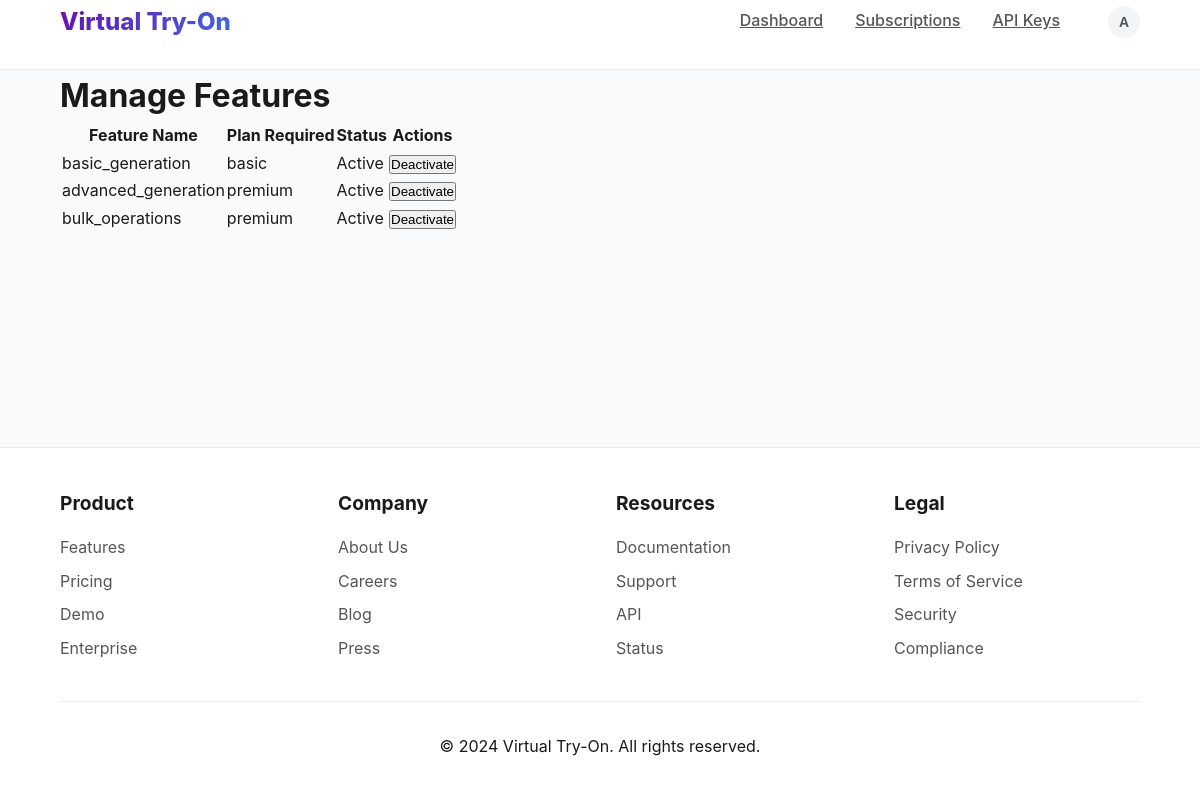
The page /admin/features (signed in) on the database its author committed.
### app/core/models.py (models this page shows, shortened)
class User(UserMixin, db.Model):
    id = db.Column(db.Integer, primary_key=True)
    email = db.Column(db.String(120), unique=True, nullable=False)
    password_hash = db.Column(db.String(255), nullable=False)
    role = db.Column(db.String(20), nullable=False)  # Roles: admin, store, customer
    store_id = db.Column(db.Integer, db.ForeignKey('store.id'), nullable=True)  # Nullable for general customers
    credit_balance = db.Column(db.Integer, default=0)  # Added credit balance for all users
    created_at = db.Column(db.DateTime, default=db.func.current_timestamp())

class Feature(db.Model):
    id = db.Column(db.Integer, primary_key=True)
    name = db.Column(db.String(50), nullable=False)
    description = db.Column(db.String(255), nullable=False)
    plan_required = db.Column(db.String(20), nullable=False)  # basic or premium
    is_active = db.Column(db.Boolean, default=True)

### app/admin/routes.py (the view, shortened to what this page needs)
@admin_bp.route('/features', methods=['GET', 'POST'])
@login_required
def features():
    if current_user.role != 'admin':
        return jsonify({'error': 'Unauthorized access'}), 403
    features = Feature.query.all()
    return render_template('admin/features.html', features=features)

### app/__init__.py (called while the page is built)
@login_manager.user_loader
def load_user(user_id):
    from app.core.models import User
    return User.query.get(int(user_id))

### app/templates/admin/features.html (shortened to what this page needs)
{% extends "shared/base.html" %}
{% block content %}
<div class="container mx-auto px-4 py-8">
    <h1 class="text-2xl font-bold mb-6">Manage Features</h1>
    <div class="bg-white shadow rounded-lg p-6">
        <table class="min-w-full table-auto text-left border-collapse border border-gray-200">
            <thead class="bg-gray-100">
                <tr>
                    <th class="py-2 px-4 border border-gray-200">Feature Name</th>
                    <th class="py-2 px-4 border border-gray-200">Plan Required</th>
                    <th class="py-2 px-4 border border-gray-200">Status</th>
                    <th class="py-2 px-4 border border-gray-200">Actions</th>
                </tr>
            </thead>
            <tbody>
                {% for feature in features %}
                <tr>
                    <td class="py-2 px-4 border border-gray-200">{{ feature.name }}</td>
                    <td class="py-2 px-4 border border-gray-200">{{ feature.plan_required }}</td>
                    <td class="py-2 px-4 border border-gray-200">
                        <span class="{% if feature.is_active %}text-green-600{% else %}text-red-600{% endif %}">
                            {{ 'Active' if feature.is_active else 'Inactive' }}
                        </span>
                    </td>
                    <td class="py-2 px-4 border border-gray-200">
                        <form action="{{ url_for('admin.features') }}" method="POST" class="inline">
                            <button type="submit" class="text-sm px-3 py-2 rounded-lg bg-blue-500 text-white hover:bg-blue-600">
                                {{ 'Activate' if not feature.is_active else 'Deactivate' }}
                            </button>
                        </form>
                    </td>
                </tr>
                {% endfor %}
            </tbody>
        </table>
    </div>
</div>
{% endblock %}

### app/templates/shared/base.html (shortened to what this page needs)
<!DOCTYPE html>
<html lang="en">
<head>
</head>
<body>
 <header>
    <div class="container">
      <nav>
        <a href="/" class="logo">Virtual Try-On</a>
        <div class="nav-links" id="nav-links">
          {% if current_user.is_authenticated %}
            {% if current_user.role == 'admin' %}
              <a href="{{ url_for('admin.dashboard') }}" class="nav-link">Dashboard</a>
              <a href="{{ url_for('admin.subscriptions') }}" class="nav-link">Subscriptions</a>
              <a href="{{ url_for('admin.api_keys') }}" class="nav-link">API Keys</a>
            {% endif %}
            <div class="user-menu">
              <button class="user-avatar" id="user-menu-button">
                <span>{{ current_user.email[0].upper() }}</span>
              </button>
            </div>
          {% else %}
            <div class="auth-buttons">
              <a href="{{ url_for('auth.login') }}" class="login-btn">Log In</a>
              <a href="{{ url_for('auth.register') }}" class="signup-btn">Sign Up</a>
            </div>
          {% endif %}
        </div>
      </nav>
    </div>
  </header>
  <main class="flex-grow max-w-7xl w-full mx-auto px-4 sm:px-6 lg:px-8 py-8">
    {% block content %}{% endblock %}
</main>
  <footer>
    <div class="container">
      <div class="footer-content">
        <div class="footer-section">
          <h5>Product</h5>
          <ul>
            <li><a href="#features">Features</a></li>
            <li><a href="#pricing">Pricing</a></li>
            <li><a href="#demo">Demo</a></li>
            <li><a href="#enterprise">Enterprise</a></li>
          </ul>
        </div>
        <div class="footer-section">
          <h5>Company</h5>
          <ul>
            <li><a href="#about">About Us</a></li>
            <li><a href="#careers">Careers</a></li>
            <li><a href="#blog">Blog</a></li>
            <li><a href="#press">Press</a></li>
          </ul>
        </div>
        <div class="footer-section">
          <h5>Resources</h5>
          <ul>
            <li><a href="#docs">Documentation</a></li>
            <li><a href="#support">Support</a></li>
            <li><a href="#api">API</a></li>
            <li><a href="#status">Status</a></li>
          </ul>
        </div>
        <div class="footer-section">
          <h5>Legal</h5>
          <ul>
            <li><a href="#privacy">Privacy Policy</a></li>
            <li><a href="#terms">Terms of Service</a></li>
            <li><a href="#security">Security</a></li>
            <li><a href="#compliance">Compliance</a></li>
          </ul>
        </div>
      </div>
      <div style="text-align: center; margin-top: 2rem; padding-top: 2rem; border-top: 1px solid rgba(106, 13, 173, 0.1);">
        <p>&copy; 2024 Virtual Try-On. All rights reserved.</p>
      </div>
    </div>
  </footer>
    </body>
    </html>

### app/templates/shared/base.html (style rules this page uses)
* { margin: 0; padding: 0; box-sizing: border-box; }
body { font-family: 'Inter', system-ui, -apple-system, sans-serif; background: #f9fafb; color: #1a1a1a; line-height: 1.6; display: flex; flex-direction: column; min-height: 100vh; padding-top: 70px; }
.container { width: 90%; max-width: 1200px; margin: 0 auto; }
header { position: fixed; top: 0; left: 0; right: 0; height: 70px; background: rgba(255, 255, 255, 0.98); backdrop-filter: blur(8px); border-bottom: 1px solid rgba(106, 13, 173, 0.1); z-index: 1000; }
nav { display: flex; justify-content: space-between; align-items: center; height: 100%; }
.logo { font-size: 1.5em; font-weight: 800; background: linear-gradient(135deg, #6a0dad, #4169e1); -webkit-background-clip: text; background-clip: text; color: transparent; transition: opacity 0.3s; }
footer { background: white; padding: 40px 0; margin-top: auto; border-top: 1px solid rgba(106, 13, 173, 0.1); }
.footer-content { display: grid; grid-template-columns: repeat(auto-fit, minmax(200px, 1fr)); gap: 2rem; }
.footer-section h5 { font-size: 1.2rem; margin-bottom: 1rem; color: #1a1a1a; }
.footer-section ul { list-style: none; }
.footer-section ul li { margin-bottom: 0.5rem; }
.footer-section a { color: #555; text-decoration: none; transition: color 0.3s; }
.nav-links { display: flex; gap: 2rem; align-items: center; }
.nav-link { color: #555; font-weight: 500; padding: 0.5rem 0; border-bottom: 2px solid transparent; transition: all 0.3s ease; }
.user-menu { position: relative; margin-left: 1rem; }
.user-avatar { width: 2rem; height: 2rem; border-radius: 9999px; background: #f3f4f6; display: flex; align-items: center; justify-content: center; cursor: pointer; border: 2px solid transparent; transition: border-color 0.3s ease; }
.user-avatar span { font-size: 0.875rem; font-weight: 600; color: #4b5563; }

### rows shown on the page
User: email "A"
Feature: name "basic_generation", plan_required "basic", is_active "Active", is_active "Deactivate"
Feature: name "advanced_generation", plan_required "premium", is_active "Active", is_active "Deactivate"
Feature: name "bulk_operations", plan_required "premium", is_active "Active", is_active "Deactivate"
